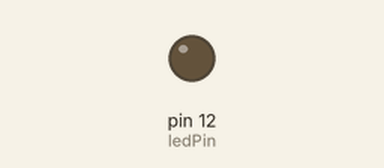
The sketch below on a simulated Arduino Uno, built with avr-gcc and run on an emulated ATmega328P. Shown: output pins drawn as LEDs (lit = HIGH).

Above: at 1.2 s.
At 5.1 s:
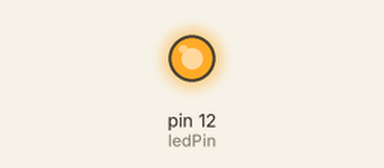
Timing chart, 0 to 13.6 s (numbered marks = the images above):
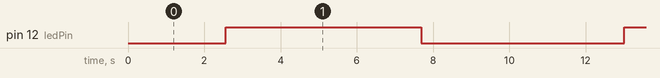

The sketch:

breathing_led_control_brightness_of_led1.ino
```cpp
// C++ code
//

int ledPin=12;
void setup()
{
  pinMode(ledPin, OUTPUT);
}

void loop()
{
  for(int i=0;i<=255;i++)
  {
    analogWrite(ledPin,i);
    delay(20);
  }
  for(int i=255;i>=0;i--)
  {
    analogWrite(ledPin,i);
    delay(20);
  }
  delay(200);
}
```

Measured:
- by itself, pin 12 (ledPin): alternates HIGH for 5.1 s and LOW for 5.3 s
